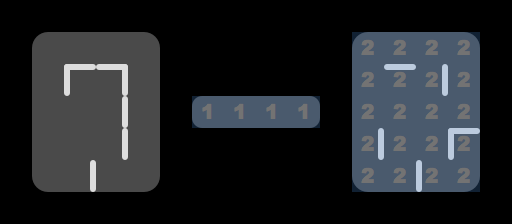

This game map was drawn from its Tiled (.tmx) file and the tilesets committed beside it. A one-line description and the trimmed map source follow:
An orthogonal 16x7 tile map with 32x32 px tiles, 4 tile layers (grid, walls, cellrounded, zonemap) and 12 objects (4x portal, 2x twostep, 2x fluffy, player, cloner, ...).

<map version="1.0" orientation="orthogonal" width="16" height="7" tilewidth="32" tileheight="32">
 <properties>
  <property name="_title" value="test" />
  <property name="mode" value="standalone" />
  <property name="zone" value="2" />
 </properties>
 <tileset firstgid="1" name="cells" tilewidth="32" tileheight="32">
  <image source="../cells.png" trans="ff00ff" width="128" height="384" />
 </tileset>
 <layer name="grid" width="16" height="7">
  <data>[112 cells, 112 non-empty, 2 distinct tile ids]</data>
 </layer>
 <layer name="walls" width="16" height="7">
  <data>[112 cells, 10 non-empty, 5 distinct tile ids]</data>
 </layer>
 <layer name="cellrounded" width="16" height="7">
  <data>[112 cells, 10 non-empty, 6 distinct tile ids]</data>
 </layer>
 <layer name="zonemap" width="16" height="7" opacity="0.23">
  <data>[112 cells, 24 non-empty, 2 distinct tile ids]</data>
 </layer>
 <objectgroup name="players" width="16" height="7">
  <object type="player" x="142" y="174" />
 </objectgroup>
 <objectgroup name="enemies" width="16" height="7">
  <object type="twostep" x="302" y="115" />
  <object type="twostep" x="83" y="83" />
  <object type="cloner" x="365" y="50" />
 </objectgroup>
 <objectgroup name="items" width="16" height="7">
  <object type="goal" x="110" y="84" />
 </objectgroup>
 <objectgroup name="powerups" width="16" height="7">
  <object type="slide" x="368" y="174" />
 </objectgroup>
 <objectgroup name="portals" width="16" height="7">
  <object type="portal" x="48" y="49">
   <ellipse />
  </object>
  <object type="portal" x="209" y="114">
   <ellipse />
  </object>
  <object type="portal" x="303" y="115">
   <ellipse />
  </object>
  <object type="portal" x="464" y="49">
   <ellipse />
  </object>
 </objectgroup>
 <objectgroup name="cells" width="16" height="7">
  <object type="fluffy" x="239" y="111" />
  <object type="fluffy" x="401" y="143" />
 </objectgroup>
</map>
